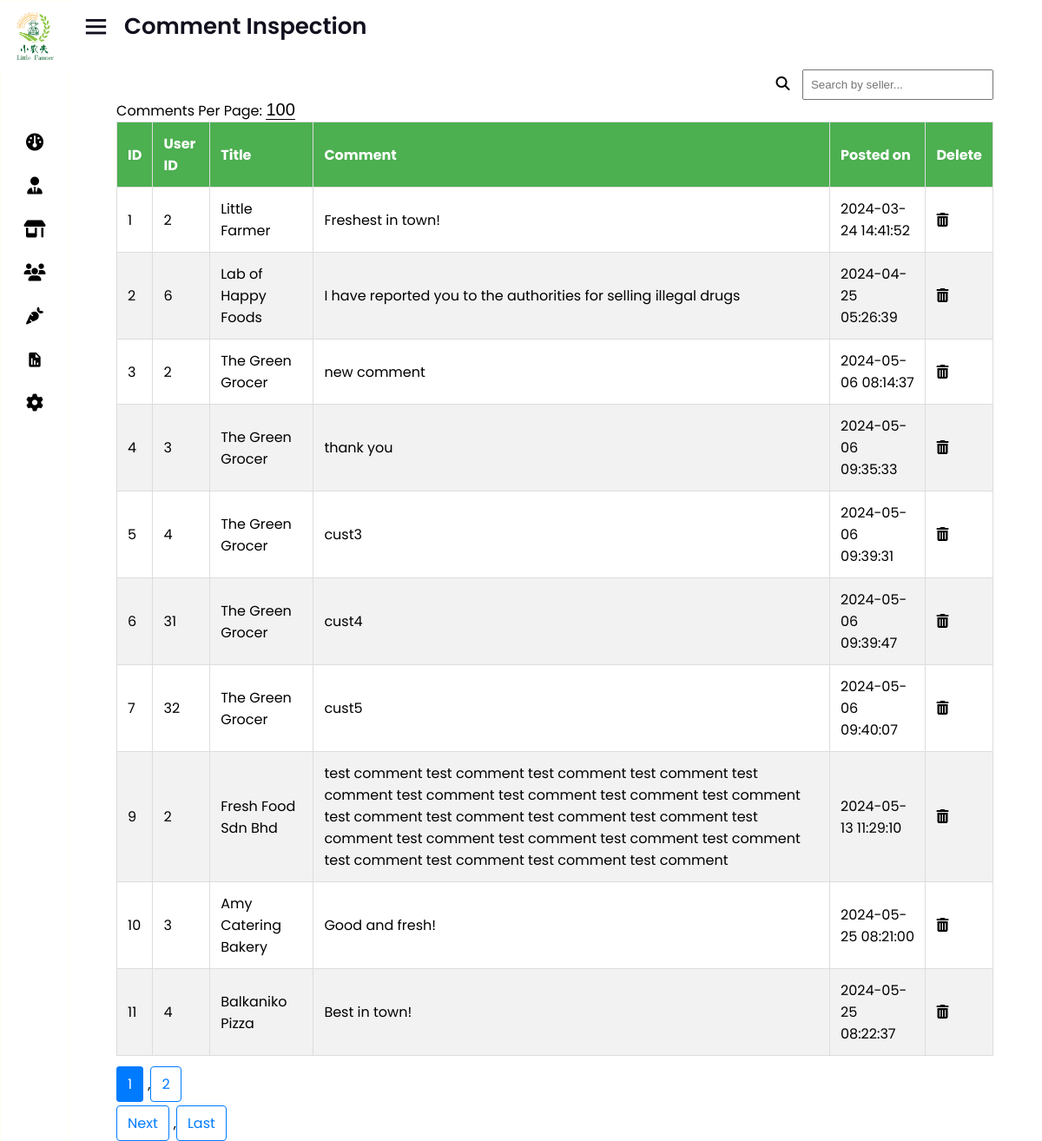
/seller/admin/comment_inspection.php (signed in), run on an earlier commit of the app's database.
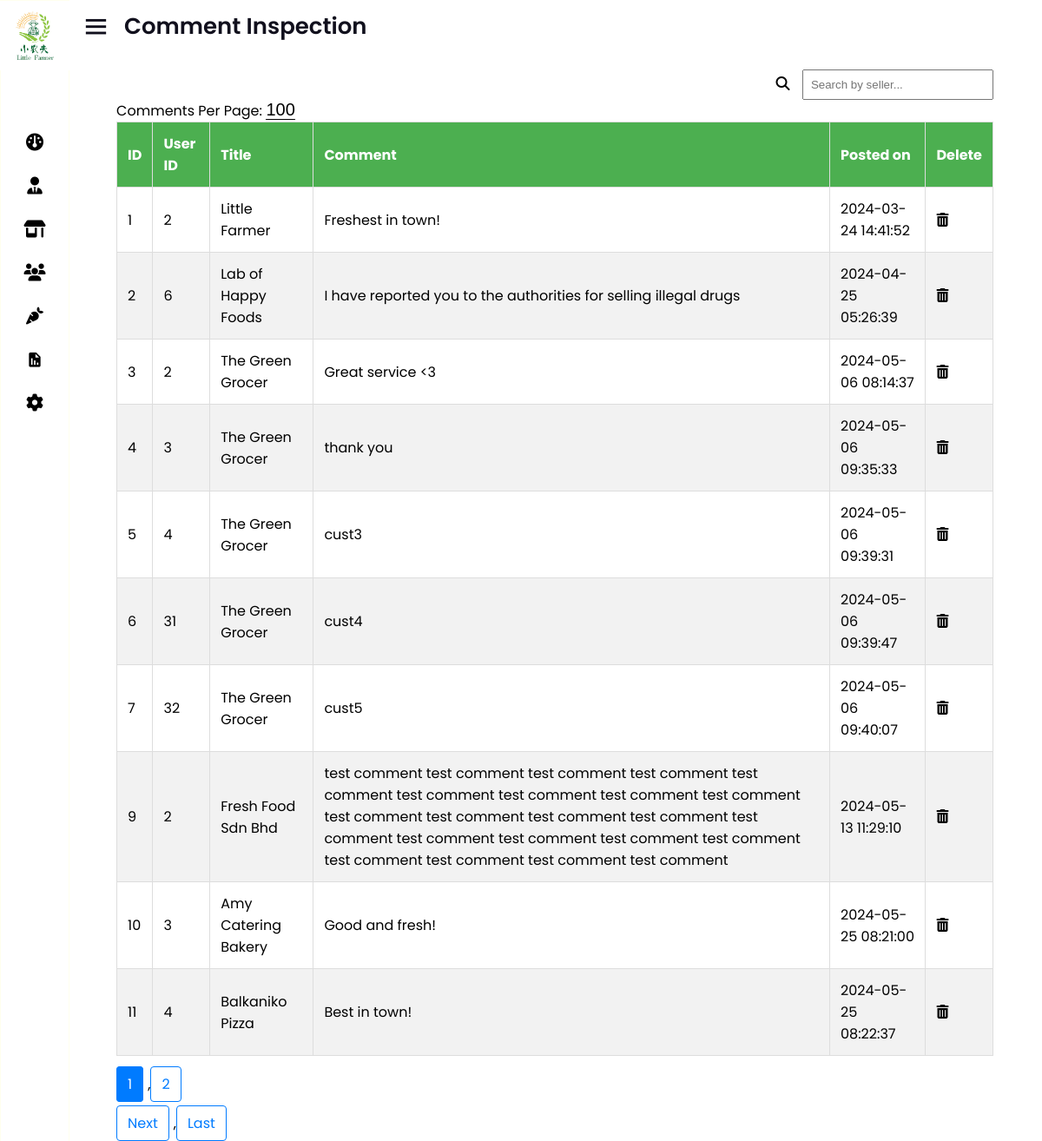
And on a later commit of the database.
### tables this page shows
CREATE TABLE `user_comments` (
  `id` int(11) NOT NULL,
  `user_id` int(11) DEFAULT NULL,
  `res_id` int(11) DEFAULT NULL,
  `comment` text DEFAULT NULL,
  `created_at` timestamp NOT NULL DEFAULT current_timestamp()
);

CREATE TABLE `restaurant` (
  `rs_id` int(222) NOT NULL,
  `c_id` int(222) NOT NULL,
  `title` varchar(222) NOT NULL,
  `email` varchar(222) NOT NULL,
  `phone` varchar(222) NOT NULL,
  `url` varchar(222) NOT NULL,
  `o_hr` varchar(222) NOT NULL,
  `c_hr` varchar(222) NOT NULL,
  `o_days` varchar(222) NOT NULL,
  `address` text NOT NULL,
  `image` text NOT NULL,
  `date` timestamp NOT NULL DEFAULT current_timestamp() ON UPDATE current_timestamp(),
  `description` text NOT NULL
);

### seller/admin/comment_inspection.php (the view, shortened to what this page needs)
<!DOCTYPE html>
<html lang="en" dir="ltr">
<head>
    <link rel="stylesheet" href="style.css">
    <link rel="stylesheet" href="https://cdnjs.cloudflare.com/ajax/libs/font-awesome/4.7.0/css/font-awesome.min.css">
    <link href='https://unpkg.com/boxicons@2.0.7/css/boxicons.min.css' rel='stylesheet'>
</head>
<body>
    <div class="sidebar close">
        <?php include "sidebar.php"; ?>
    </div>
    <section class="home-section">
        <div class="home-content">
            <i class='bx bx-menu'></i>
            <span class="text">Comment Inspection</span>
        </div>
        <div class="empMainCon">
            <div class="search-container" style="text-align: right">
				<i class="fa fa-search search-icon" onclick="filterComments()"></i>
                <input type="text" id="searchInput" placeholder="Search by seller..." onkeyup="filterComments()">
            </div>
            <div class="comments-per-page">
				<label for="commentsPerPage">Comments Per Page:</label>
				<select id="commentsPerPage" onchange="updateCommentsPerPage()" class="custom-select" style="margin: 50 10">
					<option value="100" <?php if(!isset($_GET['commentsPerPage']) || $_GET['commentsPerPage'] == '100') echo 'selected'; ?>>100</option>
				</select>
			</div>
            <?php
            include("config/connect.php");
            $commentsPerPage = isset($_GET['commentsPerPage']) && in_array((int)$_GET['commentsPerPage'], [5, 10, 15, 50]) ? (int)$_GET['commentsPerPage'] : 10;
            $page = isset($_GET['page']) && is_numeric($_GET['page']) ? (int)$_GET['page'] : 1;
            $start = ($page - 1) * $commentsPerPage;
            $totalCommentsQuery = "SELECT COUNT(*) AS total FROM user_comments";
            $totalCommentsResult = mysqli_query($db, $totalCommentsQuery);
            $totalCommentsRow = mysqli_fetch_assoc($totalCommentsResult);
            $totalComments = $totalCommentsRow['total'];
            $totalPages = ceil($totalComments / $commentsPerPage);
            $query = "SELECT c.id, c.user_id, r.title, c.comment, c.created_at
                      FROM user_comments c
                      INNER JOIN restaurant r ON c.res_id = r.rs_id
                      LIMIT $start, $commentsPerPage";
            $result = mysqli_query($db, $query);
            if (mysqli_num_rows($result) > 0) {
                echo '<div class="table-responsive">';
                echo '<table class="table table-bordered" style="width: 100%;">';
                echo '<thead>';
                echo '<tr>';
                echo '<th>ID</th>';
                echo '<th>User ID</th>';
                echo '<th>Title</th>';
                echo '<th>Comment</th>';
                echo '<th>Posted on</th>';
                echo '<th>Delete</th>';
                echo '</tr>';
                echo '</thead>';
                echo '<tbody id="commentTableBody">';
                while ($row = mysqli_fetch_assoc($result)) {
                    echo '<tr>';
                    echo '<td>' . $row['id'] . '</td>';
                    echo '<td>' . $row['user_id'] . '</td>';
                    echo '<td>' . $row['title'] . '</td>';
                    echo '<td>' . $row['comment'] . '</td>';
                    echo '<td>' . $row['created_at'] . '</td>';
                    echo '<td><a href="delete_comment.php?id=' . $row['id'] . '" class="btn btn-danger btn-flat btn-addon btn-xs m-b-10" onclick="return confirm(\'Are you sure you want to delete this comment?\');"><i class="fa fa-trash-o" style="font-size:16px"></i></a></td>';
                    echo '</tr>';
                }
                echo '</tbody>';
                echo '</table>';
                echo '</div>';
                echo '<div class="pagination">';
                for ($i = 1; $i <= $totalPages; $i++) {
                    echo '<a href="?page=' . $i . '&commentsPerPage=' . $commentsPerPage . '" ';
                    if ($page === $i) {
                        echo 'class="active"';
                    }
                    echo '>' . $i . '</a>';
                    if ($i < $totalPages) {
                        echo ',';
                    }
                }
                if ($page < $totalPages) {
                    echo '</div><div class="pagination next-last">';
                    echo '<a href="?page=' . ($page + 1) . '&commentsPerPage=' . $commentsPerPage . '">Next</a>,';
                    echo '<a href="?page=' . $totalPages . '&commentsPerPage=' . $commentsPerPage . '">Last</a>';
                }
                echo '</div>';
            } else {
                echo '<p>No comments found.</p>';
            }
            ?>
        </div>
    </section>
</body>
</html>

### seller/admin/sidebar.php (shortened to what this page needs)
<!DOCTYPE html>
<html lang="en" dir="ltr">
<head>
	<link rel="stylesheet" href="style.css">
	<link href='https://unpkg.com/boxicons@2.0.7/css/boxicons.min.css' rel='stylesheet'>
	<link rel="stylesheet" href="https://cdnjs.cloudflare.com/ajax/libs/font-awesome/6.5.1/css/all.min.css" />
</head>
	<div class="logo-details">
		<img src="img/logo.png" width="80" height="80" id="logo" name="logo"></img>
    </div>
    <ul class="nav-links">
      <li>
        <a href="dashboard.php">
         <i class="fa-solid fa-gauge"></i>
        </a>
      </li>
		<?php if($_SESSION['adm_co'] != "VSUPA"){ ?>
      <li>
          <a href="employees.php">
            <i class="fa-solid fa-user-tie"></i>
          </a>
      </li>
		<?php } ?>
		<li>
        <div class="iocn-link">
          <a href="sellers.php">
            <i class="fa-solid fa-shop"></i>
          </a>
        </div>
      </li>
		<li>
        <a href="users.php">
          <i class="fa-solid fa-users"></i>
        </a>
      </li>
	<?php if($_SESSION['adm_co'] != "VSUPA"){ ?>
      <li>
        <div class="iocn-link">
          <a href="products.php">
            <i class="fa-solid fa-carrot"></i>
          </a>
        </div>
      </li>
	<?php } ?>
      <?php if($_SESSION['adm_co'] != "VSUPA"){ ?>
      <li>
        <a href="admin_report.php">
          <i class='bx bxs-report'></i>
        </a>
      </li>
		<?php } ?>
      <li>
        <a href="setting.php">
          <i class="fa-solid fa-gear"></i>
        </a>
      </li>
      <li>
    <div class="profile-details">
    </div>
  </li>
</ul>

### seller/admin/style.css (style rules this page uses)
html, body { width: 100%; height: 100%; margin: 0; padding: 0; box-sizing: border-box; font-family: 'Poppins', sans-serif; overflow-y: auto; }
.sidebar { border: 1px solid #ffe; position: fixed; top: 0; left: 0; height: 100%; width: 260px; background: #ffffff; z-index: 100; transition: all 0.5s ease; }
.sidebar.close { width: 78px; }
.logo-details { height: auto; width: 100%; display: flex; flex-direction: column; align-items: center; }
.logo-details img { font-size: 30px; color: #fff; text-align: center; line-height: 50px; }
.sidebar .nav-links { height: 100%; padding: 30px 0 150px 0; overflow: auto; }
.sidebar.close .nav-links { overflow: visible; }
.sidebar .nav-links li { position: relative; list-style: none; transition: all 0.4s ease; }
.sidebar .nav-links li .iocn-link { display: flex; align-items: center; justify-content: space-between; }
.sidebar.close .nav-links li .iocn-link { display: block }
.sidebar .nav-links li i { height: 50px; min-width: 78px; text-align: center; line-height: 50px; color: #000; font-size: 20px; cursor: pointer; transition: all 0.3s ease; }
.sidebar .nav-links li a { display: flex; align-items: center; text-decoration: none; }
.sidebar .profile-details { position: fixed; bottom: 0; width: 260px; display: flex; align-items: center; justify-content: space-between; background: #ffd; padding: 12px 0; transition: all 0.5s ease; }
.sidebar.close .profile-details { background: none; }
.sidebar.close .profile-details { width: 78px; }
.home-section { position: relative; background: #ffffff; height: 100vh; left: 260px; width: calc(100% - 260px); transition: all 0.5s ease; overflow-y: auto; }
.sidebar.close ~ .home-section { left: 78px; width: calc(100% - 78px); }
.home-section .home-content { height: 60px; display: flex; align-items: center; }
.home-section .home-content .bx-menu, .home-section .home-content .text { color: #11101d; font-size: 35px; }
.home-section .home-content .bx-menu { margin: 0 15px; cursor: pointer; }
.home-section .home-content .text { font-size: 26px; font-weight: 600; }
.empMainCon { width: 90%; margin-left: auto; margin-right: auto; margin-top: 20px; }
.empMainCon #searchInput { padding: 8px; width: 200px; margin-left: 10px; }
.empMainCon table { border-collapse: collapse; width: 100%; margin-left: auto; margin-right: auto; margin-top: 20px; margin-bottom: 10px; }
.empMainCon th, td { border: 1px solid #ddd; padding: 12px; text-align: left; }
.empMainCon th { background-color: #4CAF50; color: white; cursor: pointer; }
.empMainCon tr:nth-child(even) { background-color: #f2f2f2; }
.close { color: #aaa; font-size: 28px; font-weight: bold; cursor: pointer; }
.custom-select { border: none; border-bottom: 1px solid #000; background-color: transparent; padding: 0; margin: 0; appearance: none; text-align: center; font-size: 20px; }
a { text-decoration: none; color: inherit; }

### seller/admin/comment_inspection.php (style rules this page uses)
.comments-per-page { float: left; }
.pagination { margin-top: 20px; }
.pagination a { color: #007bff; padding: 8px 12px; text-decoration: none; border: 1px solid #007bff; margin-right: 5px; border-radius: 4px; }
.pagination a.active { background-color: #007bff; color: white; }

What changed in the data, as far as the page shows it:
changed user_comments id 3: comment "new comment" → "Great service <3"
